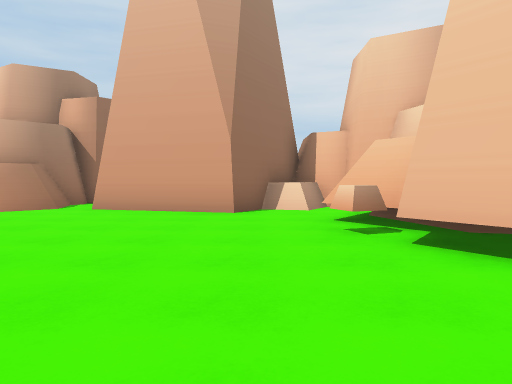
view 1 (above)

18 first-person views from a walk through a Unity game level. The camera is 1.3 m above the floor, tilts 2° down and sees 70° across. The floor is counted in squares, 2 m on a side. Each view is taken from the middle of a square. On the plan, view 1 faces up. The plan holds only what a view shows up to about 11 squares ahead; the rest is blank. The place goes on beyond the plan. The player character is not drawn.

view 2
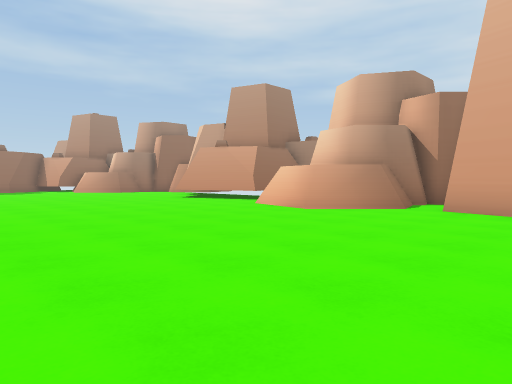

view 3
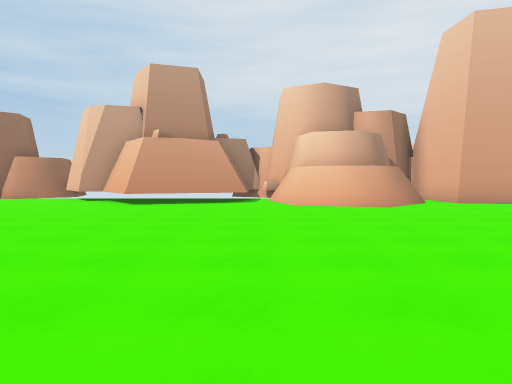

view 4
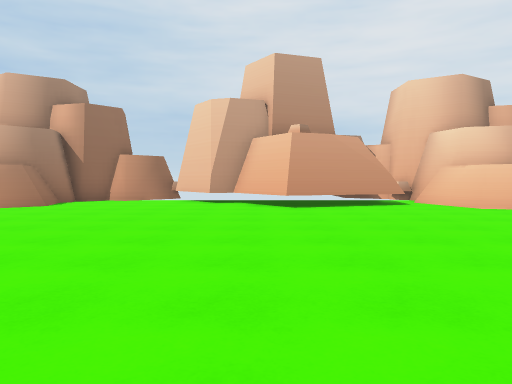

view 5
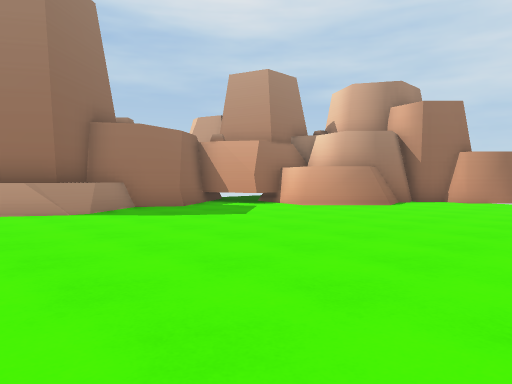

view 6
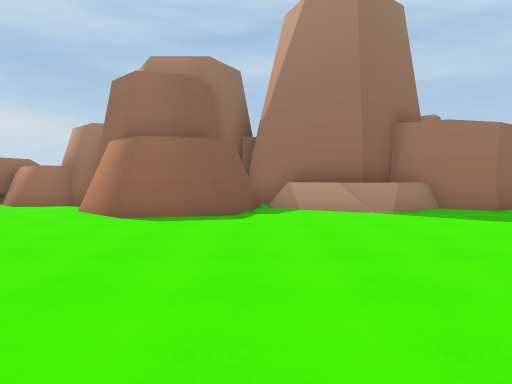

view 7
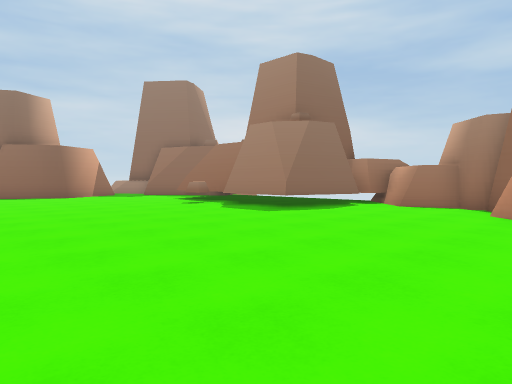

view 8
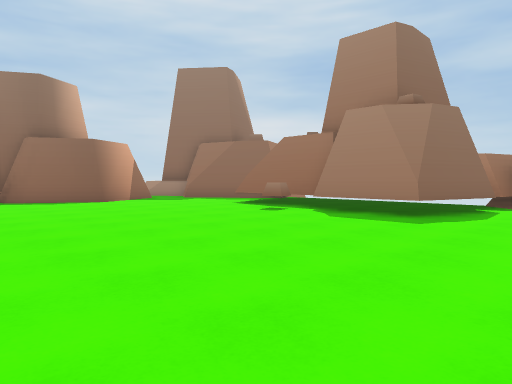

view 9
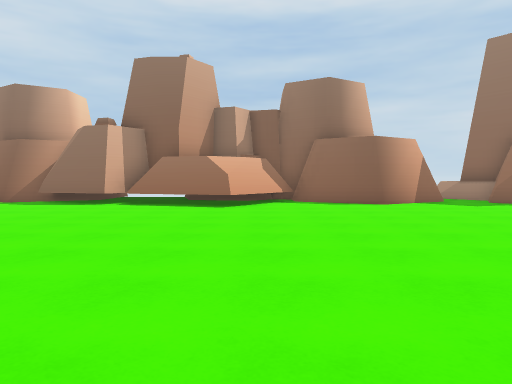

view 10
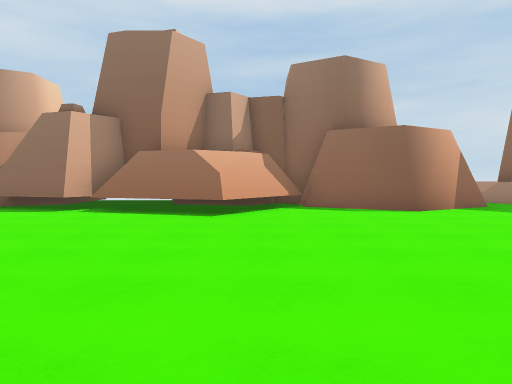

view 11
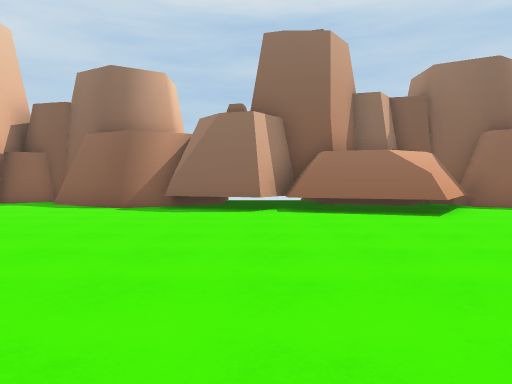

view 12
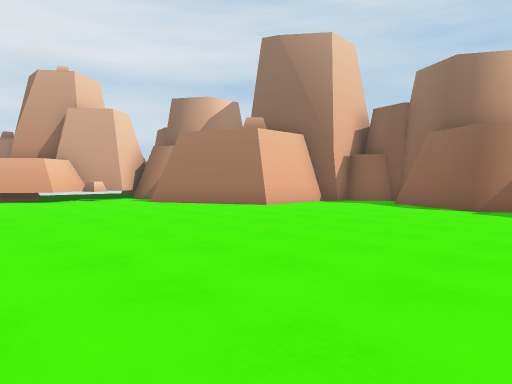

view 13
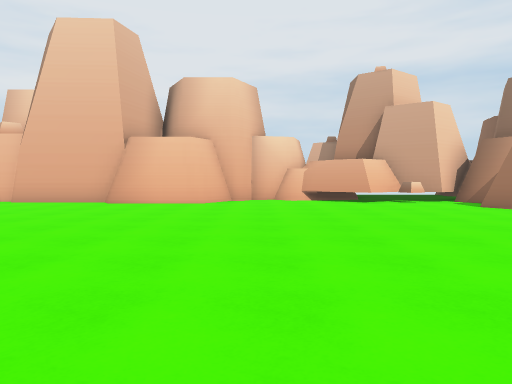

view 14
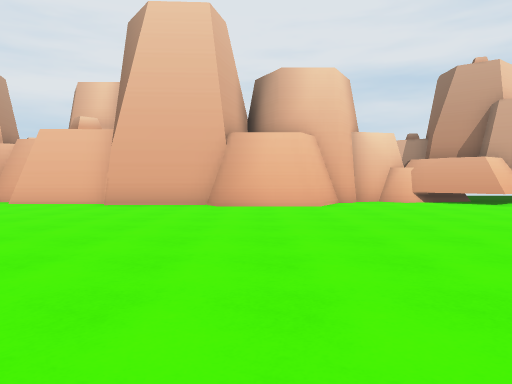

view 15
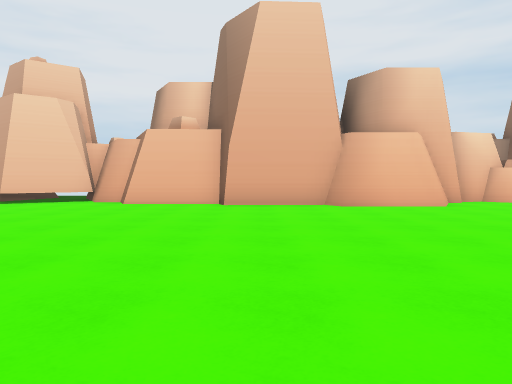

view 16
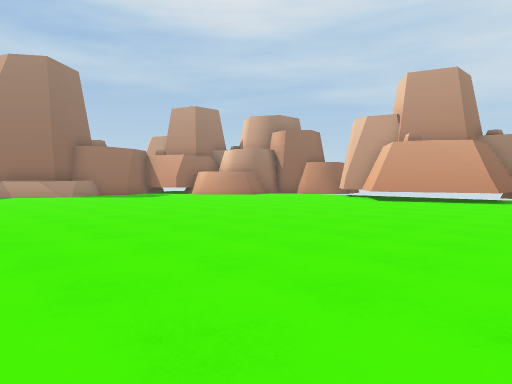

view 17
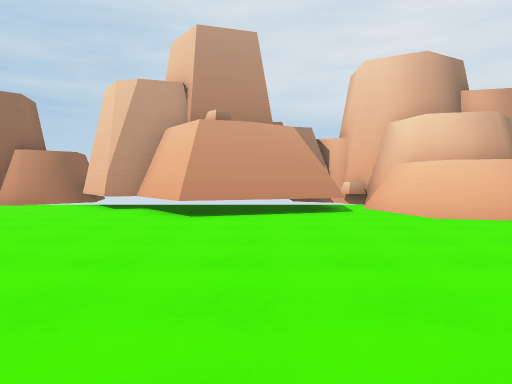

view 18
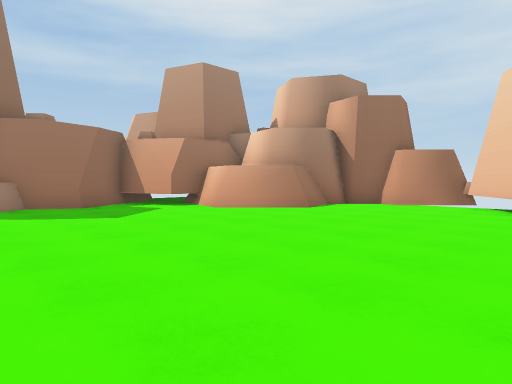

### Floor plan
Key: @ floor where view 1 was taken; # wall or solid block; . floor; = window, fence, low wall or low ledge; ^ raised ledge.
Columns run from 23 left of view 1 to 3 right of it. Each row starts with its distance up from view 1.
 11      ####    ###  ##
 10     ###.##   #.#  #.    #
  9     #....##  #.#  #.#  ###
  8     #.....####.####.####^
  7   ###..........###.......
  6 ###.....................##
  5 #.......................##
  4 ##.......................#
  3 ##.......................##
  2 ##........................#
  1 ##=.......................#
  0 #=...............  ....@.##
 -1 ##.......................#
 -2  ##......................#
 -3   #.......   ............#
 -4 ###.......      .........#
 -5 #.........      ........##
 -6 #.........     .........#
 -7 #.........      ........##
 -8 ##........     ..........##
 -9  ##........ ..............#
-10   #.......................#
-11   ##.....................##
-12   #.....................###
-13   #.....................=#
-14   .......................#
-15   ...................#####
-16   .......##.........##
-17  #..##..#######.....#
-18  #.##############...#
-19  #.    ####  #  ##.##
-20  #               ###

Positions as (right, up) in squares from view 1, and headings:
1: (0, 0), facing up
2: (-1, 0), facing up-left
3: (-9, -2), facing up
4: (-13, -1), facing up
5: (-14, -1), facing up-left
6: (-14, -1), facing left
7: (-14, -3), facing down-left
8: (-14, -6), facing down-left
9: (-15, -7), facing down
10: (-15, -9), facing down
11: (-11, -9), facing down
12: (-10, -9), facing down-right
13: (-9, -9), facing right
14: (-8, -6), facing right
15: (-8, -3), facing right
16: (-7, -3), facing up-left
17: (-11, 1), facing up
18: (-13, 1), facing up-left
